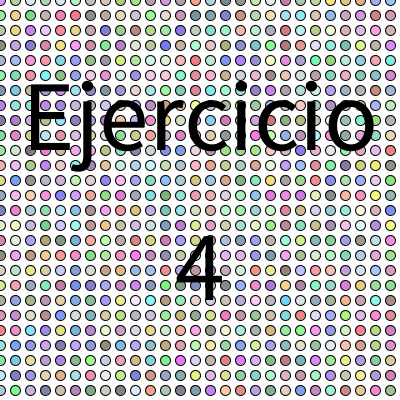
Frame 1 (no input)
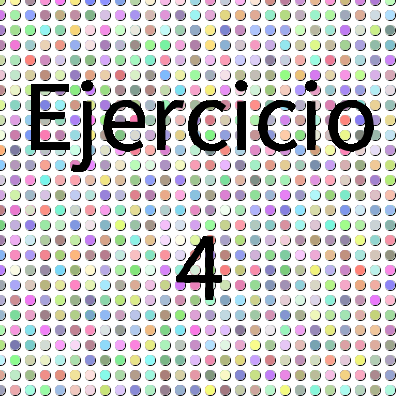
Frame 60 (the mouse pressed at the canvas centre just before this capture)
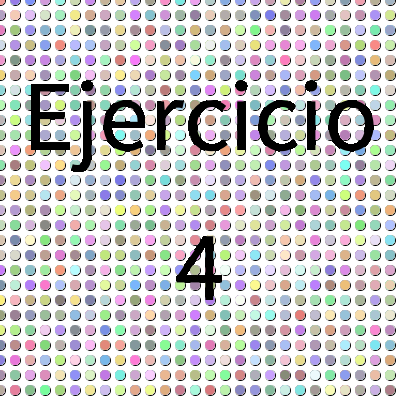
Frame 120 (the mouse held since frame 60 and released just before this capture)

The Processing sketch that drew these frames (run headless with seeded random() and noise(); from frame 60 on, the mouse is pressed at the canvas centre):

// Processing sketch: Alonso_ejercicio4
// ── Alonso_ejercicio4.pde
//Variables
int x = 0;
int y = 0;
int col, filas, total;

void setup(){
 size(400,400);
 background(255);
 col = 50;
 filas = 50;
}

void draw(){
 for(int x = 0; x < col; x++){
 for(int y = 0; y < filas; y++){  
   fill(random(120,255),random(120,255),random(120,255));
  ellipse(x*15,y*15,10,10);
 }}
  noStroke();
  fill(0);
  textSize(100);
  textAlign(CENTER); //texto centrado
  text("Ejercicio", width/2, 150);
  text("4", width/2,300); 
}
